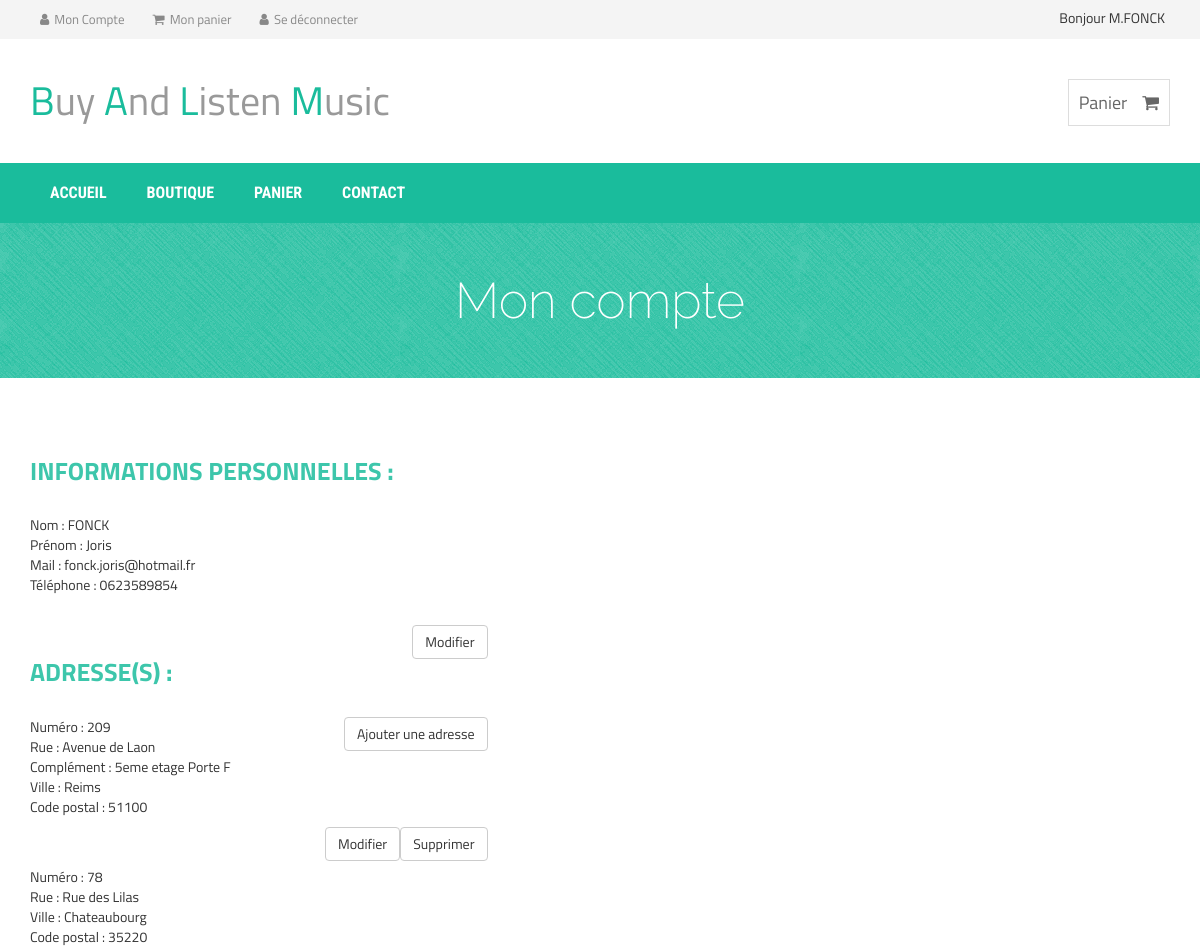
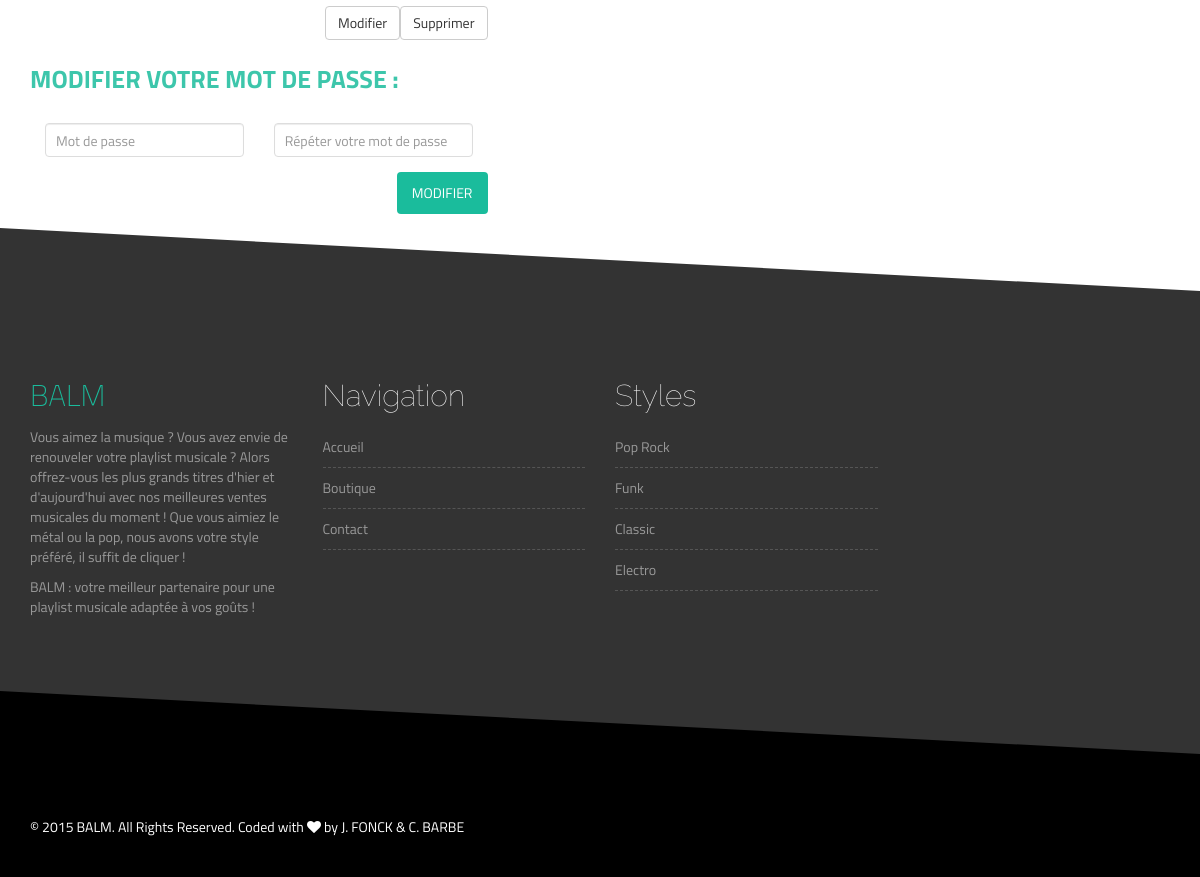
The app's page /account.php (signed in) with its own data (2 pictures, top to bottom).
### tables this page shows
CREATE TABLE Client (
    num_Client int NOT NULL auto_increment,
    nom_Client varchar(255),
    prenom_Client varchar(255),
    mail varchar(255),
    tel varchar(10),
    password varchar(100),
    
    PRIMARY KEY(num_Client)
);

CREATE TABLE Adresse (
    num_Adresse int NOT NULL auto_increment,
    numero int,
    rue varchar(255),
    complement varchar(255),
    cp varchar(5),
    ville varchar(255),
    id_Client int NOT NULL,
    
    PRIMARY KEY(num_Adresse),
    FOREIGN KEY (id_Client) REFERENCES Client(num_Client) ON UPDATE NO ACTION ON DELETE NO ACTION
);

CREATE TABLE Style(
    num_Style int NOT NULL auto_increment,
    nom_Style varchar(255),
    
    PRIMARY KEY (num_Style)
);

### account.php (the view, shortened to what this page needs)
<!DOCTYPE html>
<html lang="fr">
  <head>
    <link rel="stylesheet" href="http://maxcdn.bootstrapcdn.com/bootstrap/3.2.0/css/bootstrap.min.css">
    <link rel="stylesheet" href="http://maxcdn.bootstrapcdn.com/font-awesome/4.3.0/css/font-awesome.min.css">
    <link rel="stylesheet" href="css/owl.carousel.css">
    <link rel="stylesheet" href="style.css">
    <link rel="stylesheet" href="css/responsive.css">
  </head>
  <body OnLoad="updateDataPerso('<?php echo $_SESSION['mail']; ?>')">
    <?php include("header.php") ?>
     <div class="product-big-title-area">
        <div class="container">
            <div class="row">
                <div class="col-md-12">
                    <div class="product-bit-title text-center">
                        <h2>Mon compte</h2>
                    </div>
                </div>
            </div>
        </div>
    </div>
    <div class="single-product-area">
        <div class="zigzag-bottom"></div>
        <div class="container">
            <div class="row">
              <div class="col-sm-6">
                <div class="row">
                <div class="col-sm-10">
                  <h3 class="sidebar-title">Informations personnelles :</h3>
                  <?php
                    $mysqli = new mysqli("localhost", "root", "", "BD_BALM");
                    $query = "SELECT * FROM Client C WHERE mail='".$_SESSION['mail']."'";
                    if ($rep = $mysqli->query($query)) {
                        if($row = $rep->fetch_assoc()) {
                            echo "
                              <p>Nom : ".$row['nom_Client']."<br/>
                              Prénom : ".$row['prenom_Client']."<br/>
                              Mail : ".$row['mail']."<br/>
                              Téléphone : ".$row['tel']."<br/><br/>
                            ";
                            echo "
                              <table class=\"pull-right\">
                              <tr><td><button type=\"button\" class=\"btn btn-default\" OnClick=\"updateDataPerso('".$row['mail']."')\">Modifier</button></td></tr>
                              </table></p>
                            ";
                        } else {
                            echo "Erreur avec la base de données.";
                        }
                    }
                  ?>
                </div>
              </div>
              <div class="row">
                <div class="col-sm-10">
                  <h3 class="sidebar-title">Adresse(s) :</h3>
                  <button type="button" class="btn btn-default pull-right" OnClick="addAddress('<?php echo $_SESSION['mail'] ?>')">Ajouter une adresse</button>
                  <?php
                    $query = "SELECT * FROM Client C INNER JOIN Adresse A ON C.num_Client = A.id_Client
                      WHERE mail='".$_SESSION['mail']."'";
                    if ($rep = $mysqli->query($query)) {
                      if($rep->num_rows != 0) {
                        while($row = $rep->fetch_assoc()) {
                            echo "
                              <p>Numéro : ".$row['numero']."<br/>
                              Rue : ".$row['rue']."<br/>
                              ";
                            if($row['complement'] != "") {
                              echo "Complément : ".$row['complement']."<br/>";
                            }
                            echo "
                              Ville : ".$row['ville']."<br/>
                              Code postal : ".$row['cp']."
                            ";
                            echo "
                              <table class=\"pull-right\">
                              <tr><td><button type=\"button\" class=\"btn btn-default\" OnClick=\"updateDataAddress(".$row['num_Adresse'].")\">Modifier</button></td>
                              <td><button type=\"button\" class=\"btn btn-default\" OnClick=\"deleteDataAddress(".$row['num_Adresse'].")\">Supprimer</button></td></tr>
                              </table></p><br/><br/>
                            ";
                        }
                      } else {
                        echo "Vous n'avez enregistré aucune adresse.";
                      }
                    } else {
                      echo "Erreur avec la base de données.";
                    }
                  ?>
                </div>
              </div>
              <div class="row">
                <div class="col-sm-10">
                  <br/><h3 class="sidebar-title">Modifier votre mot de passe :</h3>
                  <form action="updateDataPass.php" method="POST">
                    <div class="form-group col-md-6">
                      <input type="password" class="form-control" name="pass1" id="pass1" placeholder="Mot de passe" required="required"/>
                    </div>
                    <div class="form-group col-md-6">
                      <input type="password" class="form-control" name="pass2" id="pass2" placeholder="Répéter votre mot de passe" required="required"/>
                    </div>
                    <input type="submit" class="btn btn-default pull-right" value="Modifier">
                  </form>
                </div>
              </div>
            </div>
            <div class="col-sm-6" id="updateData">
            </div>
          </div>
        </div>
    </div>
    <?php include("footer.php") ?>
  </body>
</html>

### footer.php (shortened to what this page needs)
<div class="footer-top-area">
    <div class="zigzag-bottom"></div>
    <div class="container">
        <div class="row">
            <div class="col-md-3 col-sm-6">
                <div class="footer-about-us">
                    <h2><span>BALM</span></h2>
                    <p>Vous aimez la musique ? Vous avez envie de renouveler votre playlist musicale ? Alors offrez-vous les plus grands titres d'hier et d'aujourd'hui avec nos meilleures ventes musicales du moment ! Que vous aimiez le métal ou la pop, nous avons votre style préféré, il suffit de cliquer ! </p>
                    <p>BALM : votre meilleur partenaire pour une playlist musicale adaptée à vos goûts !</p>
                </div>
            </div>
            <div class="col-md-3 col-sm-6">
                <div class="footer-menu">
                    <h2 class="footer-wid-title">Navigation</h2>
                    <ul>
                        <li><a href="index.php">Accueil</a></li>
                        <li><a href="shop.php">Boutique</a></li>
                        <li><a href="contact.php">Contact</a></li>
                    </ul>
                </div>
            </div>
            <div class="col-md-3 col-sm-6">
                <div class="footer-menu">
                    <h2 class="footer-wid-title">Styles</h2>
                    <?php
                        $mysqli = new mysqli("localhost", "root", "", "BD_BALM");
                        $queryStyle = "SELECT nom_Style FROM Style ORDER BY Rand() LIMIT 4";
                        if ($repStyle = $mysqli->query($queryStyle)) {
                            if(mysqli_num_rows($repStyle) != 0) {
                                while($row0 = $repStyle->fetch_assoc()) {
                                    echo"
                                        <ul>
                                            <li><a href=\"shop.php?search=\">".utf8_encode($row0['nom_Style'])."</a></li>
                                        </ul>
                                     ";
                                }
                            }
                        }
                    ?>
                </div>
            </div>
        </div>
    </div>
</div>
<div class="footer-bottom-area">
    <div class="container">
        <div class="row">
            <div class="col-md-8">
                <div class="copyright">
                    <p>&copy; 2015 BALM. All Rights Reserved. Coded with <i class="fa fa-heart"></i> by J. FONCK & C. BARBE</a></p>
                </div>
            </div>
        </div>
    </div>
</div>

### style.css (style rules this page uses)
h1, h2, h3, h4, h5, h6 { font-weight: 700; margin: 0 0 15px; }
body { font-family: 'Titillium Web', sans-serif; }
.slider-area, .promo-area, .brands-area, .maincontent-area, .footer-top-area, .product-widget-area, .product-breadcroumb-area, .single-product-area { position: relative;overflow: hidden }
.zigzag-bottom { background: none repeat scroll 0 0 #1abc9c; bottom: -80px; height: 165px; left: -5%; position: absolute; transform: rotate(3deg); width: 108%; z-index: 9; }
.footer-top-area .zigzag-bottom { background: #000 }
.footer-top-area { background: none repeat scroll 0 0 #333; color: #999; padding: 35px 0 180px; }
.footer-bottom-area { background: #000;color: #fff }
.footer-about-us span { color: #1abc9c; }
.footer-wid-title { font-family: raleway; font-size: 30px; font-weight: 100;color: #fff }
.footer-about-us h2 { font-weight: 200; }
.footer-menu ul { list-style: outside none none; margin: 0; padding: 0; }
.footer-menu ul li { border-bottom: 1px dashed #555; padding: 5px 0; }
.footer-menu a { display: block; padding: 5px 0;color: #999 }
a { color: #1abc9c }
.footer-bottom-area { background: none repeat scroll 0 0 #000; color: #fff; padding-bottom: 40px; }
.copyright > p { margin: 10px 0 0; }
.product-big-title-area { background: url(img/crossword.png) repeat scroll 0 0 #1ABC9C }
.product-bit-title h2 { font-family: raleway; font-size: 50px; font-weight: 200; margin: 0; padding: 50px 0;color: #fff; }
.single-product-area .zigzag-bottom { background-color: #333333 }
.single-product-area { padding: 80px 0 130px; }
.sidebar-title { color: #3dc6ab; font-size: 25px; margin-bottom: 30px; text-transform: uppercase; }
input[type="text"], input[type="password"], input[type="email"], textarea { border: 1px solid #ddd; padding: 10px; }
input[type="submit"], button[type=submit] { background: none repeat scroll 0 0 #1abc9c; border: medium none; color: #fff; padding: 11px 20px; text-transform: uppercase; }

### css/responsive.css (style rules this page uses)
@media only screen and (min-width: 992px) and (max-width: 1280px) { input[type="submit"], button[type="submit"] { padding: 11px 15px; } }

### records on screen
client: nom_Client "FONCK", prenom_Client "Joris", mail "fonck.joris@hotmail.fr", tel "0623589854"
adresse: numero "209", rue "Avenue de Laon", complement "5eme etage Porte F", ville "Reims", cp "51100"
adresse: numero "78", rue "Rue des Lilas", ville "Chateaubourg", cp "35220"
style: nom_Style "Pop Rock"
style: nom_Style "Funk"
style: nom_Style "Classic"
style: nom_Style "Electro"

### other values on screen
$_SESSION['nom'] "FONCK"
